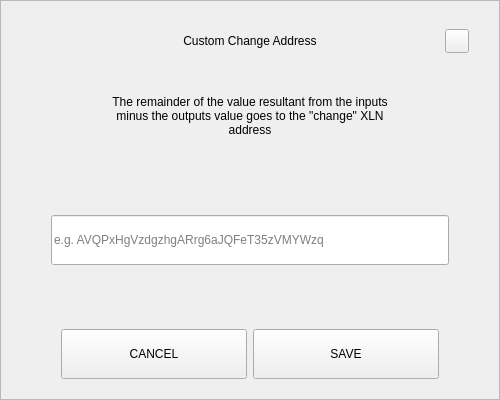
<?xml version="1.0" encoding="UTF-8"?>
<ui version="4.0">
 <class>SendChangeAddressDialog</class>
 <widget class="QDialog" name="SendChangeAddressDialog">
  <property name="geometry">
   <rect>
    <x>0</x>
    <y>0</y>
    <width>500</width>
    <height>400</height>
   </rect>
  </property>
  <property name="windowTitle">
   <string>Dialog</string>
  </property>
  <layout class="QVBoxLayout" name="verticalLayout">
   <property name="spacing">
    <number>0</number>
   </property>
   <property name="leftMargin">
    <number>0</number>
   </property>
   <property name="topMargin">
    <number>0</number>
   </property>
   <property name="rightMargin">
    <number>0</number>
   </property>
   <property name="bottomMargin">
    <number>0</number>
   </property>
   <item>
    <widget class="QFrame" name="frame">
     <property name="styleSheet">
      <string notr="true"/>
     </property>
     <property name="frameShape">
      <enum>QFrame::StyledPanel</enum>
     </property>
     <property name="frameShadow">
      <enum>QFrame::Raised</enum>
     </property>
     <layout class="QVBoxLayout" name="verticalLayout_2" stretch="0,0,0,0,0,0,0">
      <property name="spacing">
       <number>0</number>
      </property>
      <property name="leftMargin">
       <number>30</number>
      </property>
      <property name="topMargin">
       <number>20</number>
      </property>
      <property name="rightMargin">
       <number>30</number>
      </property>
      <property name="bottomMargin">
       <number>20</number>
      </property>
      <item>
       <layout class="QHBoxLayout" name="horizontalLayout_3">
        <property name="spacing">
         <number>0</number>
        </property>
        <item>
         <spacer name="horizontalSpacer_2">
          <property name="orientation">
           <enum>Qt::Horizontal</enum>
          </property>
          <property name="sizeHint" stdset="0">
           <size>
            <width>40</width>
            <height>20</height>
           </size>
          </property>
         </spacer>
        </item>
        <item>
         <widget class="QLabel" name="labelTitle">
          <property name="minimumSize">
           <size>
            <width>0</width>
            <height>40</height>
           </size>
          </property>
          <property name="maximumSize">
           <size>
            <width>16777215</width>
            <height>40</height>
           </size>
          </property>
          <property name="styleSheet">
           <string notr="true">padding-left:24px;</string>
          </property>
          <property name="text">
           <string>Custom Change Address</string>
          </property>
          <property name="alignment">
           <set>Qt::AlignCenter</set>
          </property>
          <property name="margin">
           <number>7</number>
          </property>
         </widget>
        </item>
        <item>
         <spacer name="horizontalSpacer">
          <property name="orientation">
           <enum>Qt::Horizontal</enum>
          </property>
          <property name="sizeHint" stdset="0">
           <size>
            <width>40</width>
            <height>20</height>
           </size>
          </property>
         </spacer>
        </item>
        <item>
         <widget class="QPushButton" name="btnEsc">
          <property name="minimumSize">
           <size>
            <width>24</width>
            <height>24</height>
           </size>
          </property>
          <property name="maximumSize">
           <size>
            <width>24</width>
            <height>24</height>
           </size>
          </property>
          <property name="focusPolicy">
           <enum>Qt::NoFocus</enum>
          </property>
          <property name="text">
           <string/>
          </property>
         </widget>
        </item>
       </layout>
      </item>
      <item>
       <spacer name="verticalSpacer_2">
        <property name="orientation">
         <enum>Qt::Vertical</enum>
        </property>
        <property name="sizeType">
         <enum>QSizePolicy::Fixed</enum>
        </property>
        <property name="sizeHint" stdset="0">
         <size>
          <width>20</width>
          <height>20</height>
         </size>
        </property>
       </spacer>
      </item>
      <item alignment="Qt::AlignHCenter">
       <widget class="QLabel" name="labelMessage">
        <property name="minimumSize">
         <size>
          <width>0</width>
          <height>70</height>
         </size>
        </property>
        <property name="text">
         <string>The remainder of the value resultant from the inputs minus the outputs value goes to the &quot;change&quot; XLN address</string>
        </property>
        <property name="alignment">
         <set>Qt::AlignCenter</set>
        </property>
        <property name="wordWrap">
         <bool>true</bool>
        </property>
       </widget>
      </item>
      <item>
       <spacer name="verticalSpacer_3">
        <property name="orientation">
         <enum>Qt::Vertical</enum>
        </property>
        <property name="sizeHint" stdset="0">
         <size>
          <width>20</width>
          <height>40</height>
         </size>
        </property>
       </spacer>
      </item>
      <item>
       <layout class="QHBoxLayout" name="horizontalLayout_2">
        <property name="spacing">
         <number>0</number>
        </property>
        <property name="leftMargin">
         <number>20</number>
        </property>
        <property name="rightMargin">
         <number>20</number>
        </property>
        <item>
         <widget class="QLineEdit" name="lineEditAddress">
          <property name="minimumSize">
           <size>
            <width>0</width>
            <height>50</height>
           </size>
          </property>
          <property name="placeholderText">
           <string notr="true">e.g. AVQPxHgVzdgzhgARrg6aJQFeT35zVMYWzq</string>
          </property>
         </widget>
        </item>
       </layout>
      </item>
      <item>
       <spacer name="verticalSpacer">
        <property name="orientation">
         <enum>Qt::Vertical</enum>
        </property>
        <property name="sizeHint" stdset="0">
         <size>
          <width>20</width>
          <height>40</height>
         </size>
        </property>
       </spacer>
      </item>
      <item>
       <layout class="QHBoxLayout" name="horizontalLayout" stretch="2,2">
        <property name="spacing">
         <number>6</number>
        </property>
        <property name="leftMargin">
         <number>30</number>
        </property>
        <property name="rightMargin">
         <number>30</number>
        </property>
        <item>
         <widget class="QPushButton" name="btnCancel">
          <property name="minimumSize">
           <size>
            <width>180</width>
            <height>50</height>
           </size>
          </property>
          <property name="focusPolicy">
           <enum>Qt::NoFocus</enum>
          </property>
          <property name="text">
           <string>CANCEL</string>
          </property>
         </widget>
        </item>
        <item>
         <widget class="QPushButton" name="btnSave">
          <property name="minimumSize">
           <size>
            <width>180</width>
            <height>50</height>
           </size>
          </property>
          <property name="focusPolicy">
           <enum>Qt::NoFocus</enum>
          </property>
          <property name="text">
           <string>SAVE</string>
          </property>
         </widget>
        </item>
       </layout>
      </item>
     </layout>
    </widget>
   </item>
  </layout>
 </widget>
 <resources/>
 <connections/>
</ui>
